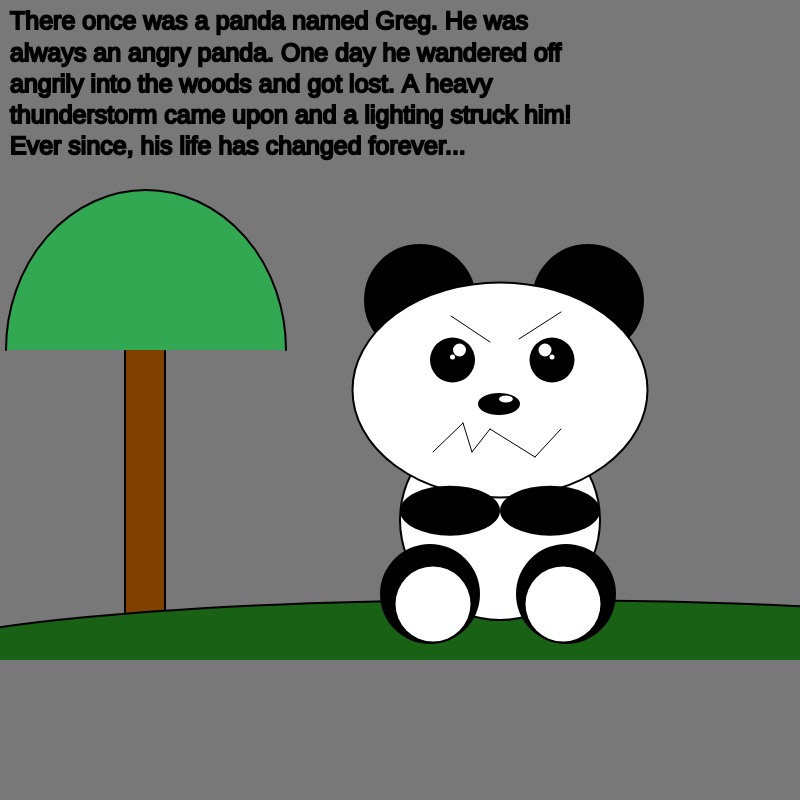
Frame 1 (no input)
Frame 60 (no input): identical to frame 1, image omitted
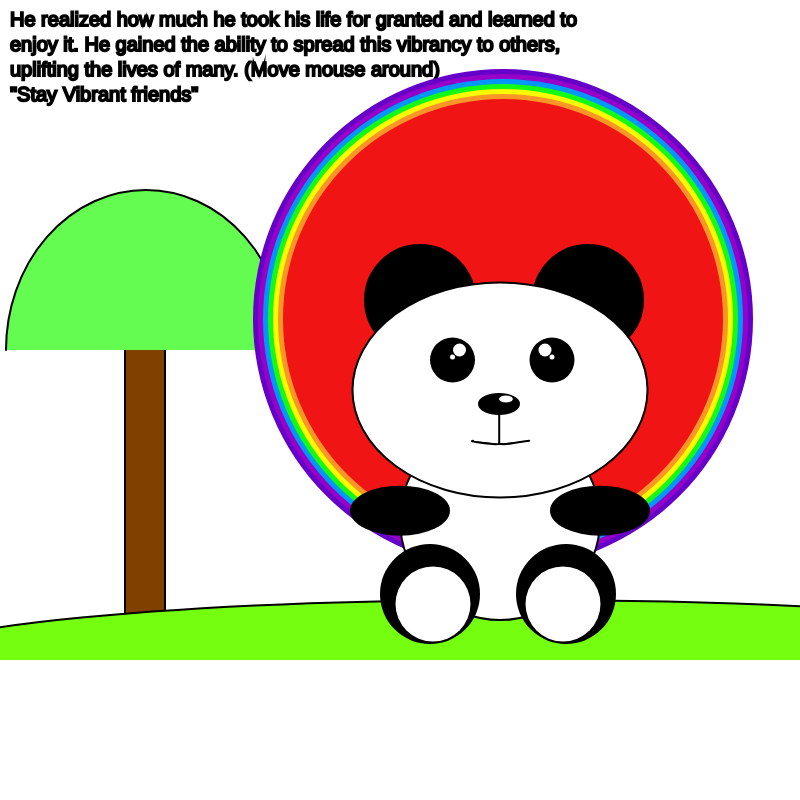
Frame 120 (the mouse pressed at the canvas centre since frame 60)

The p5.js sketch that drew these frames (run headless with seeded random() and noise() and a simulated clock; from frame 60 on, the mouse is pressed at the canvas centre):

// p5.js sketch
// ── sketch.js
// https://henryt1209.github.io/ATK302/p5/Week2/mp1/
// Henry Tran - Spring 2020 

var drops = [];
var axisY = 1;
var axisX = 0;
var c1, c2;

function setup() {
  createCanvas(800, 800, P2D);
  for (var i = 0; i < 400; i++) {
    drops[i] = new Drop();
  }
  c1 = color(30, 30, 50);
  c2 = color(0, 150);
}

//Create thunderbolts
setInterval(thunder, 3500);

function thunder() {
  stroke(255, 255, 180, 150);
  strokeWeight(random(6, 10));
  noFill();
  frameRate(12);
  beginShape();
  vertex(random(0, width), 0);
  vertex(random(0, width), height / 10);
  vertex(random(0, width), height / 8);
  vertex(random(0, width), height / 6);
  vertex(random(0, width), height / 4);
  vertex(width / 2 + 100, height / 2);
  endShape();
}

function Drop() {
  //display drops
  this.x = random(0, width);
  this.y = random(-10, height);
  this.d = 2;
  this.h = random(2, 10);
  this.col = map(this.h, 2, 10, 100, 255);

  this.show = function() {
    noStroke();
    fill(this.col, 100);
    ellipse(this.x, this.y, this.d, this.h);
  }

  //move object
  this.vel = 0;
  this.grv = map(this.h, 2, 10, 3, 10);
  this.off = map(this.h, 2, 10, height / 2, height);

  this.move = function() {
    this.y += this.vel;
    this.vel = this.grv;
    if (this.y > this.off) {
      this.y = -10;
    }
  }
}

function draw() {
  // put drawing code here
  background(120)
  strokeWeight(2);
  stroke(0);

  fill(128, 64, 0);
  rect(125, 300, 40, 350);

  fill(25, 97, 21);
  arc(520, 660, 1240, 120, PI, TWO_PI);

  fill(50, 168, 82);
  arc(146, 350, 280, 320, PI, TWO_PI);

  if (mouseIsPressed) {
    // this is the "pressed" state
    background(255)

    textSize(20)
    let s = 'He realized how much he took his life for granted and learned to enjoy it. He gained the ability to spread this vibrancy to others, uplifting the lives of many. (Move mouse around)                                     "Stay Vibrant friends"';
    fill(0);
    text(s, 10, 10, 600, 150);

    fill(128, 64, 0);
    rect(125, 300, 40, 350);

    fill(117, 255, 16);
    arc(520, 660, 1240, 120, PI, TWO_PI);

    fill(101, 252, 81);
    arc(146, 350, 280, 320, PI, TWO_PI);

noStroke()

    X = mouseY - 100

    //violet
    fill(100, 0, 200, X)
    ellipse(503, 319, 500, 500)
    //indigo
    fill(150, 0, 200, X)
    ellipse(503, 319, 490, 490)
    //blue
    fill(0, 150, 250, X)
    ellipse(503, 319, 480, 480)
    //green
    fill(20, 250, 20, X)
    ellipse(503, 319, 470, 470)
    //yellow
    fill(250, 250, 0, X)
    ellipse(503, 319, 460, 460)
    //orange
    fill(250, 150, 40, X)
    ellipse(503, 319, 450, 450)
    //red
    fill(240, 20, 20, X)
    ellipse(503, 319, 440, 440)

stroke(1)

    fill(0);
    ellipse(588, 300, 110, 110);

    fill(0);
    ellipse(420, 300, 110, 110);
    //body
    fill(255);
    ellipse(500, 520, 200, 200);
    //head
    fill(255);
    ellipse(500, 390, 295, 215);

    fill(0);
    ellipse(499, 404, 40, 20);

    line(499.20001220703125, 413.73333740234375, 499.20001220703125, 443.73333740234375)

    curve(482.20001220703125, 428.73333740234375, 499.20001220703125, 443.73333740234375, 529.2000122070312, 440.73333740234375, 547.2000122070312, 441.73333740234375)

    curve(482.20001220703125, 428.73333740234375, 499.20001220703125, 443.73333740234375, 473.2000122070312, 440.73333740234375, 547.2000122070312, 441.73333740234375)

    //eyes
    fill(0);
    strokeWeight(1);

    fill(255);
    ellipse(506, 399, 15, 8);

    noStroke();
    fill(255);
    ellipse(450, 362, 58, 58);

    fill(255);
    ellipse(555, 362, 58, 58);

    fill(0);
    ellipse(452.5, 360, 45, 45);

    fill(0);
    ellipse(552, 360, 45, 45);

    fill(255);
    ellipse(459.5, 350, 13, 13);

    fill(255);
    ellipse(545, 350, 13, 13);

    fill(255);
    ellipse(452.5, 357, 5, 5);

    fill(255);
    ellipse(552, 357, 5, 5);

    //arms
    fill(0);
    ellipse(400, 510.6285705566406, 100, 50);

    fill(0);
    ellipse(600, 510.6285705566406, 100, 50);
    //feet black
    fill(0);
    ellipse(566, 594, 100, 100);

    fill(0);
    ellipse(430, 594, 100, 100);
    //feet white
    fill(255);
    ellipse(563, 604, 75, 75);

    fill(255);
    ellipse(433, 604, 75, 75);


  } else {
    //non-pressed state
    textSize(25)
    let s = 'There once was a panda named Greg. He was always an angry panda. One day he wandered off angrily into the woods and got lost. A heavy thunderstorm came upon and a lighting struck him! Ever since, his life has changed forever...';
    fill(0);
    text(s, 10, 10, 600, 300);

    //ears
    fill(0);
    ellipse(588, 300, 110, 110);

    fill(0);
    ellipse(420, 300, 110, 110);
    //body
    fill(255);
    ellipse(500, 520, 200, 200);
    //head
    fill(255);
    ellipse(500, 390, 295, 215);

    fill(0);
    ellipse(499, 404, 40, 20);

    //eyes
    fill(0);
    strokeWeight(1);

    fill(255);
    ellipse(506, 399, 15, 8);

    line(561, 312, 519, 339)

    line(451, 316, 490, 342)

    line(433, 452, 463, 423)

    line(463, 423, 472, 452)

    line(472, 452, 490, 429)

    line(490, 429, 535, 457)

    line(535, 457, 561, 429)

    noStroke();
    fill(255);
    ellipse(450, 362, 58, 58);

    fill(255);
    ellipse(555, 362, 58, 58);

    fill(0);
    ellipse(452.5, 360, 45, 45);

    fill(0);
    ellipse(552, 360, 45, 45);

    fill(255);
    ellipse(459.5, 350, 13, 13);

    fill(255);
    ellipse(545, 350, 13, 13);

    fill(255);
    ellipse(452.5, 357, 5, 5);

    fill(255);
    ellipse(552, 357, 5, 5);

    //arms
    fill(0);
    ellipse(450, 510.6285705566406, 100, 50);

    fill(0);
    ellipse(550, 510.6285705566406, 100, 50);
    //feet black
    fill(0);
    ellipse(566, 594, 100, 100);

    fill(0);
    ellipse(430, 594, 100, 100);
    //feet white
    fill(255);
    ellipse(563, 604, 75, 75);

    fill(255);
    ellipse(433, 604, 75, 75);

  }

}

function mousePressed() {
  console.log(mouseX + ", " + mouseY);
}
